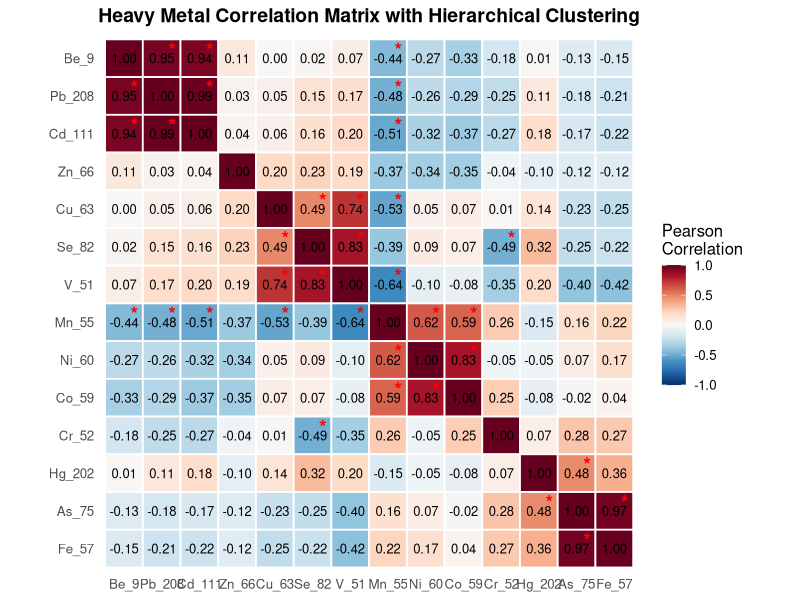

Write R code to recreate this figure.
## ==============================================================================
## Script 4: Heavy Metal Correlation Matrix with Hierarchical Clustering
## Mahananda Floodplain Groundwater Arsenic Study
## Reads heavy metal concentration data, prints a data overview (sample count,
## metal count, missing values, summary statistics), computes a Pearson
## correlation matrix, reorders it via hierarchical clustering, and plots it
## as a red-white-blue heatmap with significance markers (p < 0.05).
## ==============================================================================

# ---- 1. Load required packages ----
# install.packages(c("readxl", "dplyr", "ggplot2", "reshape2", "Hmisc", "RColorBrewer"))
library(readxl)
library(dplyr)
library(ggplot2)
library(reshape2)
library(Hmisc)
library(RColorBrewer)

# ---- 2. Read data from Excel ----
df <- read_excel("HEAVY_METAL_DATA.xlsx")

# Keep only numeric metal-concentration columns (drops any ID/Sample-number column)
metal_df <- df %>% select(where(is.numeric))

# ---- 3. DATA OVERVIEW (matches console summary style) ----
cat("================================================================\n")
cat("DATA OVERVIEW\n")
cat("================================================================\n\n")
cat("Number of samples:", nrow(metal_df), "\n")
cat("Number of metals:", ncol(metal_df), "\n")
cat("Missing values:", sum(is.na(metal_df)), "\n\n")

cat("Basic Statistics:\n")

# Build a describe()-style table: rows = stats, columns = metals
stat_names <- c("count", "mean", "std", "min", "25%", "50%", "75%", "max")
stats_matrix <- sapply(metal_df, function(x) {
  x <- x[!is.na(x)]
  c(
    count = length(x),
    mean  = mean(x),
    std   = sd(x),
    min   = min(x),
    `25%` = as.numeric(quantile(x, 0.25)),
    `50%` = as.numeric(quantile(x, 0.50)),
    `75%` = as.numeric(quantile(x, 0.75)),
    max   = max(x)
  )
})
rownames(stats_matrix) <- stat_names

# Print with fixed-width, right-aligned columns (like the reference console output)
col_width <- 9
header <- sprintf("%-8s", "")
for (cn in colnames(stats_matrix)) header <- paste0(header, sprintf(paste0("%", col_width, "s"), cn))
cat(header, "\n")
for (i in seq_along(stat_names)) {
  row_label <- sprintf("%-8s", stat_names[i])
  row_vals  <- sapply(stats_matrix[i, ], function(v) {
    if (stat_names[i] == "count") sprintf(paste0("%", col_width, ".2f"), v)
    else sprintf(paste0("%", col_width, ".2f"), v)
  })
  cat(row_label, paste(row_vals, collapse = ""), "\n")
}
cat("\n")

# ---- 4. Set dummy output path (EDIT THIS TO MATCH YOUR SYSTEM) ----
output_png <- "C:/Users/YourName/Documents/Heavy_Metal_Correlation_Matrix.png"

# ---- 5. Compute Pearson correlation matrix and significance (p-values) ----
corr_result <- rcorr(as.matrix(metal_df), type = "pearson")
cor_matrix  <- corr_result$r
p_matrix    <- corr_result$P
diag(p_matrix) <- NA   # no significance marker needed on the diagonal

# ---- 6. Hierarchical clustering to reorder metals ----
dist_matrix <- as.dist(1 - cor_matrix)
hc          <- hclust(dist_matrix, method = "complete")
ordered_metals <- rownames(cor_matrix)[hc$order]

cor_ordered <- cor_matrix[ordered_metals, ordered_metals]
p_ordered   <- p_matrix[ordered_metals, ordered_metals]

# ---- 7. Reshape into long format for ggplot ----
cor_long <- melt(cor_ordered, varnames = c("Var1", "Var2"), value.name = "Correlation")
p_long   <- melt(p_ordered,   varnames = c("Var1", "Var2"), value.name = "p_value")

plot_df <- left_join(cor_long, p_long, by = c("Var1", "Var2")) %>%
  mutate(
    Var1 = factor(Var1, levels = ordered_metals),
    Var2 = factor(Var2, levels = ordered_metals),
    label = sprintf("%.2f", Correlation),
    significant = !is.na(p_value) & p_value < 0.05 & Var1 != Var2
  )

# ---- 8. Build the correlation heatmap ----
p <- ggplot(plot_df, aes(x = Var2, y = Var1, fill = Correlation)) +
  geom_tile(color = "white", linewidth = 0.6) +
  geom_text(aes(label = label), color = "black", size = 3.3) +
  geom_text(data = filter(plot_df, significant),
            aes(label = "*"), color = "red", size = 5,
            nudge_x = 0.28, nudge_y = 0.22, fontface = "bold") +
  scale_fill_gradientn(
    colours = rev(brewer.pal(11, "RdBu")),
    limits = c(-1, 1),
    name = "Pearson\nCorrelation"
  ) +
  scale_x_discrete(position = "bottom") +
  scale_y_discrete(limits = rev(ordered_metals)) +
  coord_fixed() +
  labs(title = "Heavy Metal Correlation Matrix with Hierarchical Clustering",
       x = NULL, y = NULL) +
  theme_minimal(base_size = 12) +
  theme(
    plot.title = element_text(face = "bold", hjust = 0.5, size = 14),
    axis.text.x = element_text(angle = 0, hjust = 0.5),
    panel.grid = element_blank()
  )

# ---- 9. Save as PNG ----
ggsave(filename = output_png, plot = p, width = 9.5, height = 8, dpi = 300, bg = "white")

cat("Plot saved to:", output_png, "\n")
